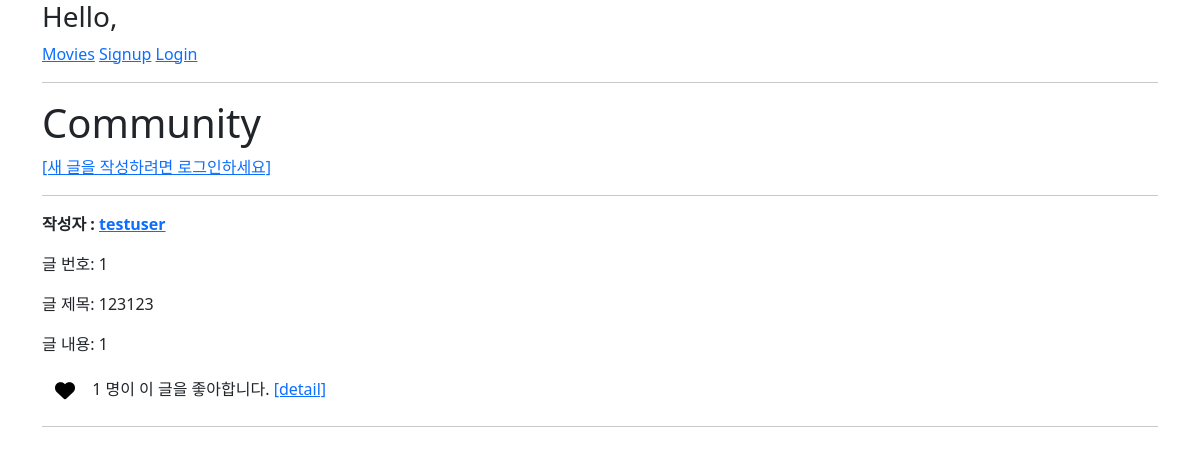
/community/, run on the app's committed database.
### community/models.py (models this page shows)
class Review(models.Model):
    title = models.CharField(max_length=100)
    movie_title = models.CharField(max_length=50)
    rank = models.IntegerField()
    content = models.TextField()
    created_at = models.DateTimeField(auto_now_add=True)
    updated_at = models.DateTimeField(auto_now=True)
    user = models.ForeignKey(settings.AUTH_USER_MODEL, on_delete=models.CASCADE)
    like_users = models.ManyToManyField(settings.AUTH_USER_MODEL, related_name='like_reviews')

### accounts/models.py (models this page shows)
class User(AbstractUser):
    followers = models.ManyToManyField('self', symmetrical=False, related_name='followings')
    like_genre = models.CharField(max_length=50, blank=True)

### community/views.py (the view)
# urls.py: path('', views.index, name='index'),
@require_GET
def index(request):
    reviews = Review.objects.order_by('-pk')
    context = {
        'reviews': reviews,
    }
    return render(request, 'community/index.html', context)

### community/templates/community/index.html (shortened to what this page needs)
{% extends 'base.html' %}
{% block content %}
  <h1>Community</h1>
  {% if user.is_authenticated %}
    <a href="{% url 'community:create' %}">NEW</a>
  {% else %}
    <a href="{% url 'accounts:login' %}">[새 글을 작성하려면 로그인하세요]</a>
  {% endif %}
  <hr>
  {% for review in reviews %}
    <p><b>작성자 : <a href="{% url 'accounts:profile' review.user.username %}">{{ review.user }}</a></b></p>
    <p>글 번호: {{ review.pk }}</p>
    <p>글 제목: {{ review.title }}</p>
    <p>글 내용: {{ review.content }}</p>
    <form class="d-inline like-form" data-review-id="{{ review.pk }}">
      {% if user in review.like_users.all %}
        <button class="btn btn-link" id="like-{{ review.pk }}">
          <i class="fas fa-heart fa-lg" style="color:crimson;"></i>
        </button>
      {% else %}
        <button class="btn btn-link" id="like-{{ review.pk }}">
          <i class="fas fa-heart fa-lg" style="color:black;"></i>
        </button>
      {% endif %}
    </form>
    <span id="like-count-{{ review.pk }}">{{ review.like_users.all|length }}</span> 명이 이 글을 좋아합니다.
    <a href="{% url 'community:detail' review.pk %}">[detail]</a>
    <hr>
  {% endfor %}
{% endblock %}

### data on the page
Review: user "testuser", pk "1", title "123123", content "1", like_users.all|length "1"
